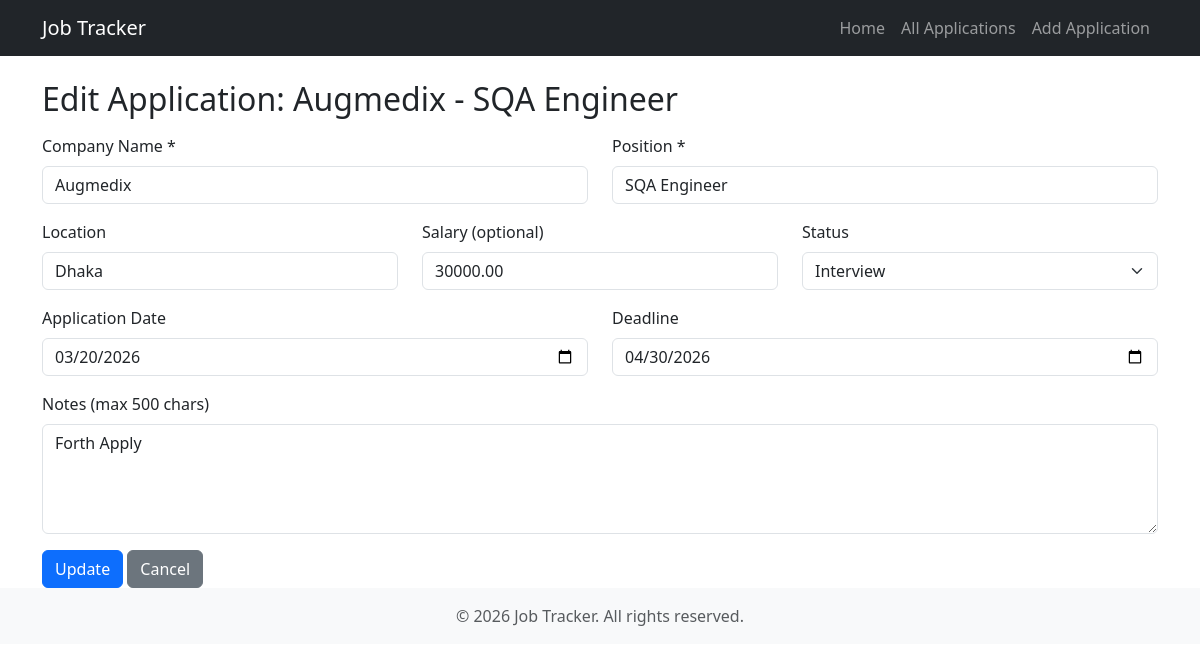
The app's page /jobs/6/edit/ with its own data.
### jobs/models.py (models this page shows, shortened)
class JobApplication(models.Model):
    STATUS_CHOICES = [
        ('Applied', 'Applied'),
        ('Interview', 'Interview'),
        ('Offer', 'Offer'),
        ('Accepted', 'Accepted'),
        ('Rejected', 'Rejected'),
    ]
    company_name = models.CharField(max_length=200)
    position = models.CharField(max_length=200)
    job_location = models.CharField(max_length=200)
    salary = models.DecimalField(max_digits=10, decimal_places=2, null=True, blank=True)
    status = models.CharField(max_length=20, choices=STATUS_CHOICES, default='Applied')
    application_date = models.DateField(default=timezone.now)
    deadline = models.DateField()
    notes = models.TextField(max_length=500)
    created_at = models.DateTimeField(auto_now_add=True)
    updated_at = models.DateTimeField(auto_now=True)

### jobs/views.py (the view)
# urls.py: path('jobs/<int:pk>/edit/', views.job_update, name='job_update'),
def job_update(request, pk):
    job = get_object_or_404(JobApplication, pk=pk)
    if request.method == 'POST':
        form = JobApplicationForm(request.POST, instance=job)
        if form.is_valid():
            form.save()
            messages.success(request, 'Application updated successfully!')
            return redirect('jobs:job_list')
    else:
        form = JobApplicationForm(instance=job)
    return render(request, 'jobs/update.html', {'form': form, 'job': job})

### jobs/forms.py (shortened to what this page needs)
class JobApplicationForm(forms.ModelForm):
    class Meta:
        model = JobApplication
        fields = '__all__'
        widgets = {
            'company_name': forms.TextInput(attrs={'class': 'form-control'}),
            'position': forms.TextInput(attrs={'class': 'form-control'}),
            'job_location': forms.TextInput(attrs={'class': 'form-control'}),
            'salary': forms.NumberInput(attrs={'class': 'form-control', 'step': '0.01'}),
            'status': forms.Select(attrs={'class': 'form-select'}),
            'application_date': forms.DateInput(attrs={'class': 'form-control', 'type': 'date'}),
            'deadline': forms.DateInput(attrs={'class': 'form-control', 'type': 'date'}),
            'notes': forms.Textarea(attrs={'class': 'form-control', 'rows': 4}),
        }

### templates/jobs/update.html (shortened to what this page needs)
{% extends 'base.html' %}
{% block content %}
<h2>Edit Application: {{ job.company_name }} - {{ job.position }}</h2>
<form method="post" class="mt-3">
    <div class="row">
        <div class="col-md-6 mb-3">
            <label for="{{ form.company_name.id_for_label }}" class="form-label">Company Name *</label>
            {{ form.company_name }}
        </div>
        <div class="col-md-6 mb-3">
            <label for="{{ form.position.id_for_label }}" class="form-label">Position *</label>
            {{ form.position }}
        </div>
    </div>
    <div class="row">
        <div class="col-md-4 mb-3">
            <label for="{{ form.job_location.id_for_label }}" class="form-label">Location</label>
            {{ form.job_location }}
        </div>
        <div class="col-md-4 mb-3">
            <label for="{{ form.salary.id_for_label }}" class="form-label">Salary (optional)</label>
            {{ form.salary }}
        </div>
        <div class="col-md-4 mb-3">
            <label for="{{ form.status.id_for_label }}" class="form-label">Status</label>
            {{ form.status }}
        </div>
    </div>
    <div class="row">
        <div class="col-md-6 mb-3">
            <label for="{{ form.application_date.id_for_label }}" class="form-label">Application Date</label>
            {{ form.application_date }}
        </div>
        <div class="col-md-6 mb-3">
            <label for="{{ form.deadline.id_for_label }}" class="form-label">Deadline</label>
            {{ form.deadline }}
        </div>
    </div>
    <div class="mb-3">
        <label for="{{ form.notes.id_for_label }}" class="form-label">Notes (max 500 chars)</label>
        {{ form.notes }}
    </div>
    <button type="submit" class="btn btn-primary">Update</button>
    <a href="{% url 'jobs:job_list' %}" class="btn btn-secondary">Cancel</a>
</form>
{% endblock %}

### records on screen
JobApplication: company_name "Augmedix", position "SQA Engineer", job_location "Dhaka", salary "30000.00", status "Interview", application_date "03/20/2026", deadline "04/30/2026", notes "Forth Apply"
